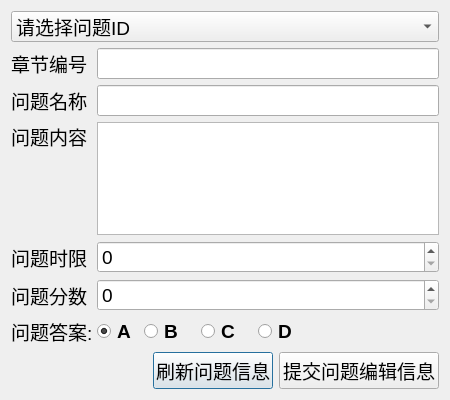
<?xml version="1.0" encoding="UTF-8"?>
<ui version="4.0">
 <class>EditQuestion</class>
 <widget class="QDialog" name="EditQuestion">
  <property name="geometry">
   <rect>
    <x>0</x>
    <y>0</y>
    <width>450</width>
    <height>400</height>
   </rect>
  </property>
  <property name="minimumSize">
   <size>
    <width>450</width>
    <height>400</height>
   </size>
  </property>
  <property name="maximumSize">
   <size>
    <width>450</width>
    <height>400</height>
   </size>
  </property>
  <property name="windowTitle">
   <string>编辑问题信息 - Teaching Room</string>
  </property>
  <property name="windowIcon">
   <iconset resource="icons.qrc">
    <normaloff>:/appFace/viewquestion</normaloff>:/appFace/viewquestion</iconset>
  </property>
  <property name="styleSheet">
   <string notr="true">background-image: url(:/appFace/bg);</string>
  </property>
  <layout class="QGridLayout" name="gridLayout">
   <item row="0" column="0">
    <layout class="QVBoxLayout" name="verticalLayout_2">
     <item>
      <widget class="QComboBox" name="questionID">
       <property name="minimumSize">
        <size>
         <width>0</width>
         <height>0</height>
        </size>
       </property>
       <property name="maximumSize">
        <size>
         <width>16777215</width>
         <height>16777215</height>
        </size>
       </property>
       <property name="font">
        <font>
         <pointsize>14</pointsize>
        </font>
       </property>
       <item>
        <property name="text">
         <string>请选择问题ID</string>
        </property>
        <property name="icon">
         <iconset resource="icons.qrc">
          <normaloff>:/appFace/selectquestion</normaloff>:/appFace/selectquestion</iconset>
        </property>
       </item>
      </widget>
     </item>
     <item>
      <layout class="QHBoxLayout" name="horizontalLayout_7">
       <item>
        <widget class="QLabel" name="label">
         <property name="minimumSize">
          <size>
           <width>80</width>
           <height>0</height>
          </size>
         </property>
         <property name="maximumSize">
          <size>
           <width>60</width>
           <height>16777215</height>
          </size>
         </property>
         <property name="font">
          <font>
           <pointsize>14</pointsize>
          </font>
         </property>
         <property name="text">
          <string>&lt;!DOCTYPE HTML PUBLIC &quot;-//W3C//DTD HTML 4.0//EN&quot; &quot;http://www.w3.org/TR/REC-html40/strict.dtd&quot;&gt;
&lt;html&gt;&lt;head&gt;&lt;meta name=&quot;qrichtext&quot; content=&quot;1&quot; /&gt;&lt;style type=&quot;text/css&quot;&gt;
p, li { white-space: pre-wrap; }
&lt;/style&gt;&lt;/head&gt;&lt;body style=&quot; font-family:'MS Shell Dlg 2'; font-size:14pt; font-weight:400; font-style:normal;&quot;&gt;
&lt;p style=&quot; margin-top:0px; margin-bottom:0px; margin-left:0px; margin-right:0px; -qt-block-indent:0; text-indent:0px;&quot;&gt;章节编号：&lt;/p&gt;&lt;/body&gt;&lt;/html&gt;</string>
         </property>
        </widget>
       </item>
       <item>
        <widget class="QLineEdit" name="chapterID">
         <property name="font">
          <font>
           <pointsize>14</pointsize>
          </font>
         </property>
         <property name="readOnly">
          <bool>true</bool>
         </property>
        </widget>
       </item>
      </layout>
     </item>
     <item>
      <layout class="QHBoxLayout" name="horizontalLayout_6">
       <item>
        <widget class="QLabel" name="label_2">
         <property name="minimumSize">
          <size>
           <width>80</width>
           <height>0</height>
          </size>
         </property>
         <property name="maximumSize">
          <size>
           <width>60</width>
           <height>16777215</height>
          </size>
         </property>
         <property name="font">
          <font>
           <pointsize>14</pointsize>
          </font>
         </property>
         <property name="text">
          <string>问题名称：</string>
         </property>
        </widget>
       </item>
       <item>
        <widget class="QLineEdit" name="questionTitle">
         <property name="font">
          <font>
           <pointsize>14</pointsize>
          </font>
         </property>
        </widget>
       </item>
      </layout>
     </item>
     <item>
      <layout class="QHBoxLayout" name="horizontalLayout_5">
       <item>
        <layout class="QVBoxLayout" name="verticalLayout">
         <item>
          <widget class="QLabel" name="label_3">
           <property name="minimumSize">
            <size>
             <width>80</width>
             <height>0</height>
            </size>
           </property>
           <property name="maximumSize">
            <size>
             <width>60</width>
             <height>16777215</height>
            </size>
           </property>
           <property name="font">
            <font>
             <pointsize>14</pointsize>
            </font>
           </property>
           <property name="text">
            <string>问题内容：</string>
           </property>
          </widget>
         </item>
         <item>
          <spacer name="verticalSpacer">
           <property name="orientation">
            <enum>Qt::Vertical</enum>
           </property>
           <property name="sizeHint" stdset="0">
            <size>
             <width>20</width>
             <height>20</height>
            </size>
           </property>
          </spacer>
         </item>
        </layout>
       </item>
       <item>
        <widget class="QTextBrowser" name="questionContext">
         <property name="minimumSize">
          <size>
           <width>0</width>
           <height>0</height>
          </size>
         </property>
         <property name="maximumSize">
          <size>
           <width>16777215</width>
           <height>16777215</height>
          </size>
         </property>
         <property name="font">
          <font>
           <pointsize>14</pointsize>
          </font>
         </property>
         <property name="readOnly">
          <bool>false</bool>
         </property>
        </widget>
       </item>
      </layout>
     </item>
     <item>
      <layout class="QHBoxLayout" name="horizontalLayout_4">
       <item>
        <widget class="QLabel" name="label_4">
         <property name="minimumSize">
          <size>
           <width>80</width>
           <height>0</height>
          </size>
         </property>
         <property name="maximumSize">
          <size>
           <width>60</width>
           <height>16777215</height>
          </size>
         </property>
         <property name="font">
          <font>
           <pointsize>14</pointsize>
          </font>
         </property>
         <property name="text">
          <string>问题时限：</string>
         </property>
        </widget>
       </item>
       <item>
        <widget class="QSpinBox" name="limitTime">
         <property name="font">
          <font>
           <pointsize>14</pointsize>
          </font>
         </property>
         <property name="maximum">
          <number>60</number>
         </property>
        </widget>
       </item>
      </layout>
     </item>
     <item>
      <layout class="QHBoxLayout" name="horizontalLayout_3">
       <item>
        <widget class="QLabel" name="label_5">
         <property name="minimumSize">
          <size>
           <width>80</width>
           <height>0</height>
          </size>
         </property>
         <property name="maximumSize">
          <size>
           <width>60</width>
           <height>16777215</height>
          </size>
         </property>
         <property name="font">
          <font>
           <pointsize>14</pointsize>
          </font>
         </property>
         <property name="text">
          <string>问题分数：</string>
         </property>
        </widget>
       </item>
       <item>
        <widget class="QSpinBox" name="questionScore">
         <property name="font">
          <font>
           <pointsize>14</pointsize>
          </font>
         </property>
         <property name="maximum">
          <number>100</number>
         </property>
        </widget>
       </item>
      </layout>
     </item>
     <item>
      <layout class="QHBoxLayout" name="horizontalLayout">
       <item>
        <widget class="QLabel" name="label_6">
         <property name="minimumSize">
          <size>
           <width>80</width>
           <height>0</height>
          </size>
         </property>
         <property name="maximumSize">
          <size>
           <width>50</width>
           <height>16777215</height>
          </size>
         </property>
         <property name="font">
          <font>
           <pointsize>14</pointsize>
          </font>
         </property>
         <property name="text">
          <string>问题答案:</string>
         </property>
        </widget>
       </item>
       <item>
        <widget class="QRadioButton" name="radio_A">
         <property name="minimumSize">
          <size>
           <width>35</width>
           <height>0</height>
          </size>
         </property>
         <property name="maximumSize">
          <size>
           <width>30</width>
           <height>16777215</height>
          </size>
         </property>
         <property name="font">
          <font>
           <pointsize>14</pointsize>
           <weight>75</weight>
           <bold>true</bold>
          </font>
         </property>
         <property name="text">
          <string>A</string>
         </property>
         <property name="checked">
          <bool>true</bool>
         </property>
         <attribute name="buttonGroup">
          <string>buttonGroup</string>
         </attribute>
        </widget>
       </item>
       <item>
        <spacer name="horizontalSpacer_2">
         <property name="orientation">
          <enum>Qt::Horizontal</enum>
         </property>
         <property name="sizeHint" stdset="0">
          <size>
           <width>10</width>
           <height>20</height>
          </size>
         </property>
        </spacer>
       </item>
       <item>
        <widget class="QRadioButton" name="radio_B">
         <property name="minimumSize">
          <size>
           <width>35</width>
           <height>0</height>
          </size>
         </property>
         <property name="maximumSize">
          <size>
           <width>30</width>
           <height>16777215</height>
          </size>
         </property>
         <property name="font">
          <font>
           <pointsize>14</pointsize>
           <weight>75</weight>
           <bold>true</bold>
          </font>
         </property>
         <property name="text">
          <string>B</string>
         </property>
         <attribute name="buttonGroup">
          <string>buttonGroup</string>
         </attribute>
        </widget>
       </item>
       <item>
        <spacer name="horizontalSpacer_3">
         <property name="orientation">
          <enum>Qt::Horizontal</enum>
         </property>
         <property name="sizeHint" stdset="0">
          <size>
           <width>20</width>
           <height>20</height>
          </size>
         </property>
        </spacer>
       </item>
       <item>
        <widget class="QRadioButton" name="radio_C">
         <property name="minimumSize">
          <size>
           <width>35</width>
           <height>0</height>
          </size>
         </property>
         <property name="maximumSize">
          <size>
           <width>30</width>
           <height>16777215</height>
          </size>
         </property>
         <property name="font">
          <font>
           <pointsize>14</pointsize>
           <weight>75</weight>
           <bold>true</bold>
          </font>
         </property>
         <property name="text">
          <string>C</string>
         </property>
         <attribute name="buttonGroup">
          <string>buttonGroup</string>
         </attribute>
        </widget>
       </item>
       <item>
        <spacer name="horizontalSpacer_4">
         <property name="orientation">
          <enum>Qt::Horizontal</enum>
         </property>
         <property name="sizeHint" stdset="0">
          <size>
           <width>20</width>
           <height>20</height>
          </size>
         </property>
        </spacer>
       </item>
       <item>
        <widget class="QRadioButton" name="radio_D">
         <property name="minimumSize">
          <size>
           <width>35</width>
           <height>0</height>
          </size>
         </property>
         <property name="maximumSize">
          <size>
           <width>30</width>
           <height>16777215</height>
          </size>
         </property>
         <property name="font">
          <font>
           <pointsize>14</pointsize>
           <weight>75</weight>
           <bold>true</bold>
          </font>
         </property>
         <property name="text">
          <string>D</string>
         </property>
         <attribute name="buttonGroup">
          <string>buttonGroup</string>
         </attribute>
        </widget>
       </item>
       <item>
        <spacer name="horizontalSpacer_5">
         <property name="orientation">
          <enum>Qt::Horizontal</enum>
         </property>
         <property name="sizeHint" stdset="0">
          <size>
           <width>150</width>
           <height>20</height>
          </size>
         </property>
        </spacer>
       </item>
      </layout>
     </item>
     <item>
      <layout class="QHBoxLayout" name="horizontalLayout_2">
       <item>
        <spacer name="horizontalSpacer">
         <property name="orientation">
          <enum>Qt::Horizontal</enum>
         </property>
         <property name="sizeHint" stdset="0">
          <size>
           <width>40</width>
           <height>20</height>
          </size>
         </property>
        </spacer>
       </item>
       <item>
        <widget class="QPushButton" name="refreshQuestionDataBtn">
         <property name="minimumSize">
          <size>
           <width>120</width>
           <height>0</height>
          </size>
         </property>
         <property name="maximumSize">
          <size>
           <width>120</width>
           <height>16777215</height>
          </size>
         </property>
         <property name="font">
          <font>
           <pointsize>14</pointsize>
          </font>
         </property>
         <property name="text">
          <string>刷新问题信息</string>
         </property>
        </widget>
       </item>
       <item>
        <widget class="QPushButton" name="submitEditResultBtn">
         <property name="minimumSize">
          <size>
           <width>160</width>
           <height>0</height>
          </size>
         </property>
         <property name="maximumSize">
          <size>
           <width>160</width>
           <height>16777215</height>
          </size>
         </property>
         <property name="font">
          <font>
           <pointsize>14</pointsize>
          </font>
         </property>
         <property name="text">
          <string>提交问题编辑信息</string>
         </property>
        </widget>
       </item>
      </layout>
     </item>
    </layout>
   </item>
  </layout>
 </widget>
 <resources>
  <include location="icons.qrc"/>
 </resources>
 <connections/>
 <buttongroups>
  <buttongroup name="buttonGroup"/>
 </buttongroups>
</ui>
